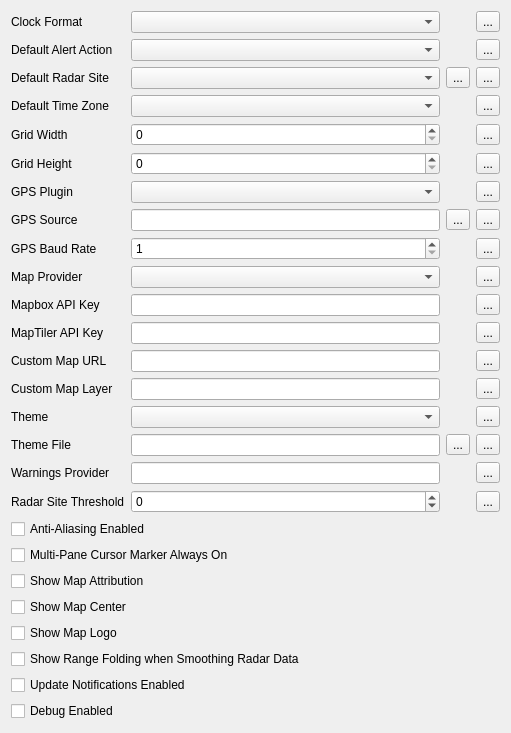
             <widget class="QWidget" name="scrollAreaWidgetContents_2">
              <property name="geometry">
               <rect>
                <x>0</x>
                <y>-303</y>
                <width>511</width>
                <height>733</height>
               </rect>
              </property>
              <layout class="QVBoxLayout" name="verticalLayout">
               <item>
                <widget class="QFrame" name="frame_2">
                 <property name="frameShape">
                  <enum>QFrame::Shape::NoFrame</enum>
                 </property>
                 <layout class="QGridLayout" name="gridLayout_4">
                  <property name="leftMargin">
                   <number>0</number>
                  </property>
                  <property name="topMargin">
                   <number>0</number>
                  </property>
                  <property name="rightMargin">
                   <number>0</number>
                  </property>
                  <property name="bottomMargin">
                   <number>0</number>
                  </property>
                  <item row="5" column="0">
                   <widget class="QLabel" name="label_2">
                    <property name="text">
                     <string>Grid Width</string>
                    </property>
                   </widget>
                  </item>
                  <item row="18" column="2">
                   <widget class="QComboBox" name="themeComboBox"/>
                  </item>
                  <item row="13" column="4">
                   <widget class="QToolButton" name="resetMapTilerApiKeyButton">
                    <property name="text">
                     <string>...</string>
                    </property>
                    <property name="icon">
                     <iconset resource="../../../../scwx-qt.qrc">
                      <normaloff>:/res/icons/font-awesome-6/rotate-left-solid.svg</normaloff>:/res/icons/font-awesome-6/rotate-left-solid.svg</iconset>
                    </property>
                   </widget>
                  </item>
                  <item row="9" column="3">
                   <widget class="QToolButton" name="gpsSourceSelectButton">
                    <property name="text">
                     <string>...</string>
                    </property>
                   </widget>
                  </item>
                  <item row="10" column="4">
                   <widget class="QToolButton" name="resetNmeaBaudRateButton">
                    <property name="text">
                     <string>...</string>
                    </property>
                    <property name="icon">
                     <iconset resource="../../../../scwx-qt.qrc">
                      <normaloff>:/res/icons/font-awesome-6/rotate-left-solid.svg</normaloff>:/res/icons/font-awesome-6/rotate-left-solid.svg</iconset>
                    </property>
                   </widget>
                  </item>
                  <item row="1" column="2">
                   <widget class="QComboBox" name="clockFormatComboBox"/>
                  </item>
                  <item row="12" column="0">
                   <widget class="QLabel" name="label_4">
                    <property name="text">
                     <string>Mapbox API Key</string>
                    </property>
                   </widget>
                  </item>
                  <item row="22" column="4">
                   <widget class="QToolButton" name="resetWarningsProviderButton">
                    <property name="text">
                     <string>...</string>
                    </property>
                    <property name="icon">
                     <iconset resource="../../../../scwx-qt.qrc">
                      <normaloff>:/res/icons/font-awesome-6/rotate-left-solid.svg</normaloff>:/res/icons/font-awesome-6/rotate-left-solid.svg</iconset>
                    </property>
                   </widget>
                  </item>
                  <item row="19" column="4">
                   <widget class="QToolButton" name="resetThemeFileButton">
                    <property name="text">
                     <string>...</string>
                    </property>
                    <property name="icon">
                     <iconset resource="../../../../scwx-qt.qrc">
                      <normaloff>:/res/icons/font-awesome-6/rotate-left-solid.svg</normaloff>:/res/icons/font-awesome-6/rotate-left-solid.svg</iconset>
                    </property>
                   </widget>
                  </item>
                  <item row="1" column="0">
                   <widget class="QLabel" name="label_20">
                    <property name="text">
                     <string>Clock Format</string>
                    </property>
                   </widget>
                  </item>
                  <item row="9" column="4">
                   <widget class="QToolButton" name="resetNmeaSourceButton">
                    <property name="text">
                     <string>...</string>
                    </property>
                    <property name="icon">
                     <iconset resource="../../../../scwx-qt.qrc">
                      <normaloff>:/res/icons/font-awesome-6/rotate-left-solid.svg</normaloff>:/res/icons/font-awesome-6/rotate-left-solid.svg</iconset>
                    </property>
                   </widget>
                  </item>
                  <item row="4" column="0">
                   <widget class="QLabel" name="label_21">
                    <property name="text">
                     <string>Default Time Zone</string>
                    </property>
                   </widget>
                  </item>
                  <item row="13" column="2">
                   <widget class="QLineEdit" name="mapTilerApiKeyLineEdit">
                    <property name="echoMode">
                     <enum>QLineEdit::EchoMode::Password</enum>
                    </property>
                   </widget>
                  </item>
                  <item row="12" column="2">
                   <widget class="QLineEdit" name="mapboxApiKeyLineEdit">
                    <property name="echoMode">
                     <enum>QLineEdit::EchoMode::Password</enum>
                    </property>
                   </widget>
                  </item>
                  <item row="8" column="2">
                   <widget class="QComboBox" name="positioningPluginComboBox"/>
                  </item>
                  <item row="18" column="4">
                   <widget class="QToolButton" name="resetThemeButton">
                    <property name="text">
                     <string>...</string>
                    </property>
                    <property name="icon">
                     <iconset resource="../../../../scwx-qt.qrc">
                      <normaloff>:/res/icons/font-awesome-6/rotate-left-solid.svg</normaloff>:/res/icons/font-awesome-6/rotate-left-solid.svg</iconset>
                    </property>
                   </widget>
                  </item>
                  <item row="19" column="0">
                   <widget class="QLabel" name="label_30">
                    <property name="text">
                     <string>Theme File</string>
                    </property>
                   </widget>
                  </item>
                  <item row="5" column="2">
                   <widget class="QSpinBox" name="gridWidthSpinBox"/>
                  </item>
                  <item row="6" column="4">
                   <widget class="QToolButton" name="resetGridHeightButton">
                    <property name="text">
                     <string>...</string>
                    </property>
                    <property name="icon">
                     <iconset resource="../../../../scwx-qt.qrc">
                      <normaloff>:/res/icons/font-awesome-6/rotate-left-solid.svg</normaloff>:/res/icons/font-awesome-6/rotate-left-solid.svg</iconset>
                    </property>
                   </widget>
                  </item>
                  <item row="3" column="4">
                   <widget class="QToolButton" name="resetRadarSiteButton">
                    <property name="text">
                     <string>...</string>
                    </property>
                    <property name="icon">
                     <iconset resource="../../../../scwx-qt.qrc">
                      <normaloff>:/res/icons/font-awesome-6/rotate-left-solid.svg</normaloff>:/res/icons/font-awesome-6/rotate-left-solid.svg</iconset>
                    </property>
                   </widget>
                  </item>
                  <item row="4" column="2">
                   <widget class="QComboBox" name="defaultTimeZoneComboBox"/>
                  </item>
                  <item row="5" column="4">
                   <widget class="QToolButton" name="resetGridWidthButton">
                    <property name="text">
                     <string>...</string>
                    </property>
                    <property name="icon">
                     <iconset resource="../../../../scwx-qt.qrc">
                      <normaloff>:/res/icons/font-awesome-6/rotate-left-solid.svg</normaloff>:/res/icons/font-awesome-6/rotate-left-solid.svg</iconset>
                    </property>
                   </widget>
                  </item>
                  <item row="14" column="2">
                   <widget class="QLineEdit" name="customMapUrlLineEdit"/>
                  </item>
                  <item row="2" column="0">
                   <widget class="QLabel" name="defaultAlertActionLabel">
                    <property name="text">
                     <string>Default Alert Action</string>
                    </property>
                   </widget>
                  </item>
                  <item row="13" column="0">
                   <widget class="QLabel" name="label_6">
                    <property name="text">
                     <string>MapTiler API Key</string>
                    </property>
                   </widget>
                  </item>
                  <item row="11" column="4">
                   <widget class="QToolButton" name="resetMapProviderButton">
                    <property name="text">
                     <string>...</string>
                    </property>
                    <property name="icon">
                     <iconset resource="../../../../scwx-qt.qrc">
                      <normaloff>:/res/icons/font-awesome-6/rotate-left-solid.svg</normaloff>:/res/icons/font-awesome-6/rotate-left-solid.svg</iconset>
                    </property>
                   </widget>
                  </item>
                  <item row="19" column="3">
                   <widget class="QToolButton" name="themeFileSelectButton">
                    <property name="text">
                     <string>...</string>
                    </property>
                   </widget>
                  </item>
                  <item row="9" column="0">
                   <widget class="QLabel" name="label_25">
                    <property name="text">
                     <string>GPS Source</string>
                    </property>
                   </widget>
                  </item>
                  <item row="15" column="2">
                   <widget class="QLineEdit" name="customMapLayerLineEdit"/>
                  </item>
                  <item row="14" column="0">
                   <widget class="QLabel" name="label_26">
                    <property name="text">
                     <string>Custom Map URL</string>
                    </property>
                   </widget>
                  </item>
                  <item row="10" column="2">
                   <widget class="QSpinBox" name="nmeaBaudRateSpinBox">
                    <property name="minimum">
                     <number>1</number>
                    </property>
                    <property name="maximum">
                     <number>999999999</number>
                    </property>
                   </widget>
                  </item>
                  <item row="11" column="2">
                   <widget class="QComboBox" name="mapProviderComboBox"/>
                  </item>
                  <item row="19" column="2">
                   <widget class="QLineEdit" name="themeFileLineEdit"/>
                  </item>
                  <item row="2" column="4">
                   <widget class="QToolButton" name="resetDefaultAlertActionButton">
                    <property name="text">
                     <string>...</string>
                    </property>
                    <property name="icon">
                     <iconset resource="../../../../scwx-qt.qrc">
                      <normaloff>:/res/icons/font-awesome-6/rotate-left-solid.svg</normaloff>:/res/icons/font-awesome-6/rotate-left-solid.svg</iconset>
                    </property>
                   </widget>
                  </item>
                  <item row="15" column="4">
                   <widget class="QToolButton" name="resetCustomMapLayerButton">
                    <property name="text">
                     <string>...</string>
                    </property>
                    <property name="icon">
                     <iconset resource="../../../../scwx-qt.qrc">
                      <normaloff>:/res/icons/font-awesome-6/rotate-left-solid.svg</normaloff>:/res/icons/font-awesome-6/rotate-left-solid.svg</iconset>
                    </property>
                   </widget>
                  </item>
                  <item row="9" column="2">
                   <widget class="QLineEdit" name="nmeaSourceLineEdit"/>
                  </item>
                  <item row="11" column="0">
                   <widget class="QLabel" name="label_7">
                    <property name="text">
                     <string>Map Provider</string>
                    </property>
                   </widget>
                  </item>
                  <item row="18" column="0">
                   <widget class="QLabel" name="label_5">
                    <property name="text">
                     <string>Theme</string>
                    </property>
                   </widget>
                  </item>
                  <item row="4" column="4">
                   <widget class="QToolButton" name="resetDefaultTimeZoneButton">
                    <property name="text">
                     <string>...</string>
                    </property>
                    <property name="icon">
                     <iconset resource="../../../../scwx-qt.qrc">
                      <normaloff>:/res/icons/font-awesome-6/rotate-left-solid.svg</normaloff>:/res/icons/font-awesome-6/rotate-left-solid.svg</iconset>
                    </property>
                   </widget>
                  </item>
                  <item row="22" column="0">
                   <widget class="QLabel" name="label_22">
                    <property name="text">
                     <string>Warnings Provider</string>
                    </property>
                   </widget>
                  </item>
                  <item row="3" column="0">
                   <widget class="QLabel" name="label">
                    <property name="text">
                     <string>Default Radar Site</string>
                    </property>
                   </widget>
                  </item>
                  <item row="14" column="4">
                   <widget class="QToolButton" name="resetCustomMapUrlButton">
                    <property name="text">
                     <string>...</string>
                    </property>
                    <property name="icon">
                     <iconset resource="../../../../scwx-qt.qrc">
                      <normaloff>:/res/icons/font-awesome-6/rotate-left-solid.svg</normaloff>:/res/icons/font-awesome-6/rotate-left-solid.svg</iconset>
                    </property>
                   </widget>
                  </item>
                  <item row="10" column="0">
                   <widget class="QLabel" name="label_24">
                    <property name="text">
                     <string>GPS Baud Rate</string>
                    </property>
                   </widget>
                  </item>
                  <item row="15" column="0">
                   <widget class="QLabel" name="label_27">
                    <property name="text">
                     <string>Custom Map Layer</string>
                    </property>
                   </widget>
                  </item>
                  <item row="6" column="2">
                   <widget class="QSpinBox" name="gridHeightSpinBox"/>
                  </item>
                  <item row="2" column="2">
                   <widget class="QComboBox" name="defaultAlertActionComboBox"/>
                  </item>
                  <item row="12" column="4">
                   <widget class="QToolButton" name="resetMapboxApiKeyButton">
                    <property name="text">
                     <string>...</string>
                    </property>
                    <property name="icon">
                     <iconset resource="../../../../scwx-qt.qrc">
                      <normaloff>:/res/icons/font-awesome-6/rotate-left-solid.svg</normaloff>:/res/icons/font-awesome-6/rotate-left-solid.svg</iconset>
                    </property>
                   </widget>
                  </item>
                  <item row="22" column="2">
                   <widget class="QLineEdit" name="warningsProviderLineEdit"/>
                  </item>
                  <item row="8" column="4">
                   <widget class="QToolButton" name="resetPositioningPluginButton">
                    <property name="text">
                     <string>...</string>
                    </property>
                    <property name="icon">
                     <iconset resource="../../../../scwx-qt.qrc">
                      <normaloff>:/res/icons/font-awesome-6/rotate-left-solid.svg</normaloff>:/res/icons/font-awesome-6/rotate-left-solid.svg</iconset>
                    </property>
                   </widget>
                  </item>
                  <item row="3" column="3">
                   <widget class="QToolButton" name="radarSiteSelectButton">
                    <property name="text">
                     <string>...</string>
                    </property>
                   </widget>
                  </item>
                  <item row="6" column="0">
                   <widget class="QLabel" name="label_3">
                    <property name="text">
                     <string>Grid Height</string>
                    </property>
                   </widget>
                  </item>
                  <item row="1" column="4">
                   <widget class="QToolButton" name="resetClockFormatButton">
                    <property name="text">
                     <string>...</string>
                    </property>
                    <property name="icon">
                     <iconset resource="../../../../scwx-qt.qrc">
                      <normaloff>:/res/icons/font-awesome-6/rotate-left-solid.svg</normaloff>:/res/icons/font-awesome-6/rotate-left-solid.svg</iconset>
                    </property>
                   </widget>
                  </item>
                  <item row="8" column="0">
                   <widget class="QLabel" name="label_23">
                    <property name="text">
                     <string>GPS Plugin</string>
                    </property>
                   </widget>
                  </item>
                  <item row="3" column="2">
                   <widget class="QComboBox" name="radarSiteComboBox"/>
                  </item>
                  <item row="23" column="0">
                   <widget class="QLabel" name="label_31">
                    <property name="text">
                     <string>Radar Site Threshold</string>
                    </property>
                   </widget>
                  </item>
                  <item row="23" column="4">
                   <widget class="QToolButton" name="resetRadarSiteThresholdButton">
                    <property name="text">
                     <string>...</string>
                    </property>
                    <property name="icon">
                     <iconset resource="../../../../scwx-qt.qrc">
                      <normaloff>:/res/icons/font-awesome-6/rotate-left-solid.svg</normaloff>:/res/icons/font-awesome-6/rotate-left-solid.svg</iconset>
                    </property>
                   </widget>
                  </item>
                  <item row="23" column="2">
                   <widget class="QDoubleSpinBox" name="radarSiteThresholdSpinBox">
                    <property name="sizePolicy">
                     <sizepolicy hsizetype="Minimum" vsizetype="Fixed">
                      <horstretch>0</horstretch>
                      <verstretch>0</verstretch>
                     </sizepolicy>
                    </property>
                    <property name="toolTip">
                     <string>Set to 0 to disable</string>
                    </property>
                    <property name="suffix">
                     <string/>
                    </property>
                    <property name="decimals">
                     <number>0</number>
                    </property>
                    <property name="minimum">
                     <double>-10000.000000000000000</double>
                    </property>
                    <property name="maximum">
                     <double>10000.000000000000000</double>
                    </property>
                    <property name="stepType">
                     <enum>QAbstractSpinBox::StepType::DefaultStepType</enum>
                    </property>
                   </widget>
                  </item>
                  <item row="23" column="3">
                   <widget class="QLabel" name="radarSiteThresholdUnitLabel">
                    <property name="toolTip">
                     <string/>
                    </property>
                    <property name="text">
                     <string/>
                    </property>
                   </widget>
                  </item>
                 </layout>
                </widget>
               </item>
               <item>
                <widget class="QCheckBox" name="antiAliasingEnabledCheckBox">
                 <property name="text">
                  <string>Anti-Aliasing Enabled</string>
                 </property>
                </widget>
               </item>
               <item>
                <widget class="QCheckBox" name="cursorIconAlwaysOnCheckBox">
                 <property name="acceptDrops">
                  <bool>false</bool>
                 </property>
                 <property name="toolTip">
                  <string/>
                 </property>
                 <property name="text">
                  <string>Multi-Pane Cursor Marker Always On</string>
                 </property>
                </widget>
               </item>
               <item>
                <widget class="QCheckBox" name="showMapAttributionCheckBox">
                 <property name="text">
                  <string>Show Map Attribution</string>
                 </property>
                </widget>
               </item>
               <item>
                <widget class="QCheckBox" name="showMapCenterCheckBox">
                 <property name="text">
                  <string>Show Map Center</string>
                 </property>
                </widget>
               </item>
               <item>
                <widget class="QCheckBox" name="showMapLogoCheckBox">
                 <property name="text">
                  <string>Show Map Logo</string>
                 </property>
                </widget>
               </item>
               <item>
                <widget class="QCheckBox" name="showSmoothedRangeFoldingCheckBox">
                 <property name="text">
                  <string>Show Range Folding when Smoothing Radar Data</string>
                 </property>
                </widget>
               </item>
               <item>
                <widget class="QCheckBox" name="enableUpdateNotificationsCheckBox">
                 <property name="text">
                  <string>Update Notifications Enabled</string>
                 </property>
                </widget>
               </item>
               <item>
                <widget class="QCheckBox" name="debugEnabledCheckBox">
                 <property name="text">
                  <string>Debug Enabled</string>
                 </property>
                </widget>
               </item>
               <item>
                <spacer name="verticalSpacer">
                 <property name="orientation">
                  <enum>Qt::Orientation::Vertical</enum>
                 </property>
                 <property name="sizeHint" stdset="0">
                  <size>
                   <width>20</width>
                   <height>40</height>
                  </size>
                 </property>
                </spacer>
               </item>
              </layout>
             </widget>
